Frame 1 (no input): blank canvas, image omitted
Frame 60 (the mouse pressed at the canvas centre just before this capture): blank canvas, image omitted
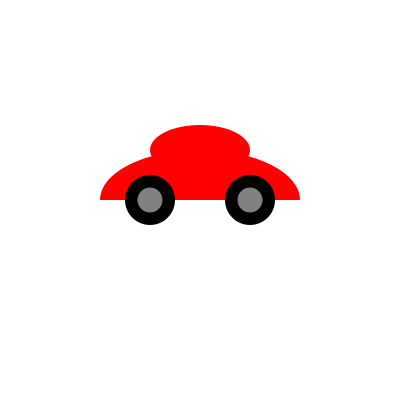
Frame 120 (the mouse held since frame 60 and released just before this capture)

The Processing sketch whose frames 1 and 60 were blank and that drew this single picture after the mouse press (run headless with seeded random() and noise(); from frame 60 on, the mouse is pressed at the canvas centre):

// Processing sketch: processing_98919
// ── processing_98919.pde

float carWidth;
float carHeight;
float wheelSize;

void setup()
{
  size(400, 400);
  background(255, 255, 255);
  smooth();
  
}

void draw()
{
  carHeight = mouseY / 2;
  carWidth = carHeight * 2;
  wheelSize = carHeight / 2;

  background(255, 255, 255);

  noStroke();
  fill(255, 0, 0);
  
  // Draw car top:
  ellipse(mouseX, mouseY-carHeight/2, carHeight, carHeight/2);

  // Draw car body:
  ellipse(mouseX, mouseY, carWidth, carHeight);  
  fill(255, 255, 255);
  rect(mouseX-carWidth/2, mouseY, carWidth, carHeight);

  // Draw wheels:
  fill(0, 0, 0);
  ellipse(mouseX-carWidth/4, mouseY, wheelSize, wheelSize);
  ellipse(mouseX+carWidth/4, mouseY, wheelSize, wheelSize);
  fill(128, 128, 128);
  ellipse(mouseX-carWidth/4, mouseY, wheelSize/2, wheelSize/2);
  ellipse(mouseX+carWidth/4, mouseY, wheelSize/2, wheelSize/2);


  
}
